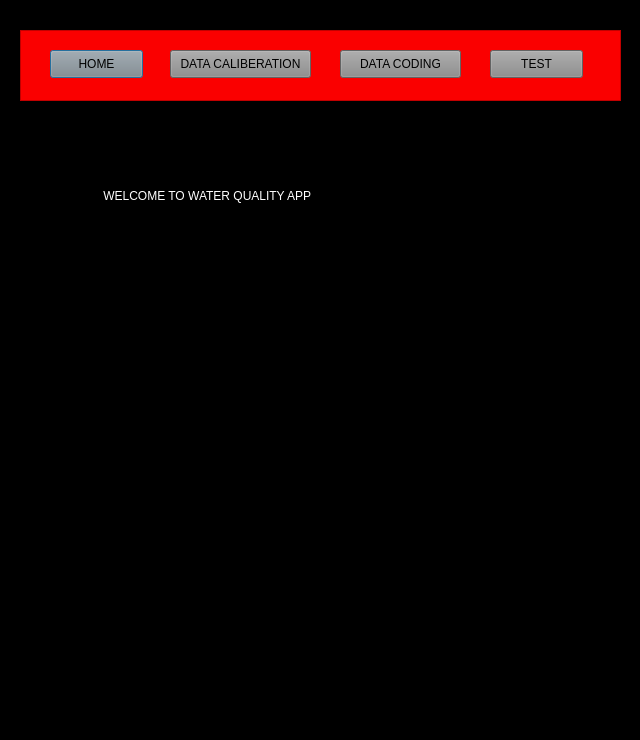
<?xml version="1.0" encoding="UTF-8"?>
<ui version="4.0">
 <class>Dialog</class>
 <widget class="QDialog" name="Dialog">
  <property name="geometry">
   <rect>
    <x>0</x>
    <y>0</y>
    <width>640</width>
    <height>740</height>
   </rect>
  </property>
  <property name="windowTitle">
   <string>Dialog</string>
  </property>
  <property name="styleSheet">
   <string notr="true">background-color: rgb(0, 0, 0);</string>
  </property>
  <widget class="QFrame" name="frame">
   <property name="geometry">
    <rect>
     <x>20</x>
     <y>30</y>
     <width>601</width>
     <height>71</height>
    </rect>
   </property>
   <property name="styleSheet">
    <string notr="true">background-color: rgb(250, 0, 0);</string>
   </property>
   <property name="frameShape">
    <enum>QFrame::StyledPanel</enum>
   </property>
   <property name="frameShadow">
    <enum>QFrame::Raised</enum>
   </property>
   <widget class="QPushButton" name="home_btn">
    <property name="geometry">
     <rect>
      <x>30</x>
      <y>20</y>
      <width>93</width>
      <height>28</height>
     </rect>
    </property>
    <property name="styleSheet">
     <string notr="true">QPushButton{
color: rgb(0, 0, 0);
background-color: rgb(139, 139, 139);
border-bottom-color: rgb(238, 238, 238);
}

QPushButton: hover{
color: rgb(0, 0, 0);
background-color: rgb(139, 139, 139);
border-bottom-color: rgb(238, 238, 238);
}
</string>
    </property>
    <property name="text">
     <string>HOME</string>
    </property>
   </widget>
   <widget class="QPushButton" name="data_btn">
    <property name="geometry">
     <rect>
      <x>320</x>
      <y>20</y>
      <width>121</width>
      <height>28</height>
     </rect>
    </property>
    <property name="styleSheet">
     <string notr="true">QPushButton{
color: rgb(0, 0, 0);
background-color: rgb(139, 139, 139);
border-bottom-color: rgb(238, 238, 238);
}

QPushButton: hover{
color: rgb(0, 0, 0);
background-color: rgb(139, 139, 139);
border-bottom-color: rgb(238, 238, 238);
}
</string>
    </property>
    <property name="text">
     <string>DATA CODING</string>
    </property>
   </widget>
   <widget class="QPushButton" name="test_btn">
    <property name="geometry">
     <rect>
      <x>470</x>
      <y>20</y>
      <width>93</width>
      <height>28</height>
     </rect>
    </property>
    <property name="styleSheet">
     <string notr="true">QPushButton{
color: rgb(0, 0, 0);
background-color: rgb(139, 139, 139);
border-bottom-color: rgb(238, 238, 238);
}

QPushButton: hover{
color: rgb(0, 0, 0);
background-color: rgb(139, 139, 139);
border-bottom-color: rgb(238, 238, 238);
}
</string>
    </property>
    <property name="text">
     <string>TEST</string>
    </property>
   </widget>
   <widget class="QPushButton" name="dataca_btn">
    <property name="geometry">
     <rect>
      <x>150</x>
      <y>20</y>
      <width>141</width>
      <height>28</height>
     </rect>
    </property>
    <property name="styleSheet">
     <string notr="true">QPushButton{
color: rgb(0, 0, 0);
background-color: rgb(139, 139, 139);
border-bottom-color: rgb(238, 238, 238);
}

QPushButton: hover{
color: rgb(0, 0, 0);
background-color: rgb(139, 139, 139);
border-bottom-color: rgb(238, 238, 238);
}
</string>
    </property>
    <property name="text">
     <string>DATA CALIBERATION</string>
    </property>
   </widget>
  </widget>
  <widget class="QLabel" name="label_2">
   <property name="geometry">
    <rect>
     <x>80</x>
     <y>130</y>
     <width>411</width>
     <height>131</height>
    </rect>
   </property>
   <property name="styleSheet">
    <string notr="true">color: rgb(255, 255, 255);
font: 16pt &quot;MT Extra&quot;;
font: 75 16pt &quot;MS Shell Dlg 2&quot;;</string>
   </property>
   <property name="text">
    <string>       WELCOME TO WATER QUALITY APP</string>
   </property>
  </widget>
  <widget class="QLabel" name="label">
   <property name="geometry">
    <rect>
     <x>30</x>
     <y>320</y>
     <width>571</width>
     <height>361</height>
    </rect>
   </property>
   <property name="text">
    <string/>
   </property>
   <property name="pixmap">
    <pixmap>images.jpeg</pixmap>
   </property>
   <property name="scaledContents">
    <bool>true</bool>
   </property>
  </widget>
 </widget>
 <resources/>
 <connections/>
</ui>
